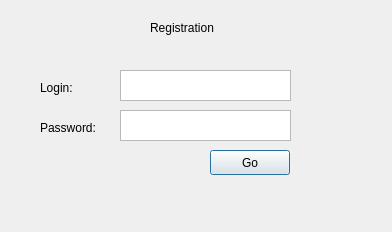
<?xml version="1.0" encoding="UTF-8"?>
<ui version="4.0">
 <class>Dialog</class>
 <widget class="QDialog" name="Dialog">
  <property name="geometry">
   <rect>
    <x>0</x>
    <y>0</y>
    <width>392</width>
    <height>232</height>
   </rect>
  </property>
  <property name="windowTitle">
   <string>Dialog</string>
  </property>
  <widget class="QTextEdit" name="textEdit">
   <property name="geometry">
    <rect>
     <x>120</x>
     <y>70</y>
     <width>171</width>
     <height>31</height>
    </rect>
   </property>
  </widget>
  <widget class="QLabel" name="label">
   <property name="geometry">
    <rect>
     <x>150</x>
     <y>20</y>
     <width>71</width>
     <height>16</height>
    </rect>
   </property>
   <property name="text">
    <string>Registration</string>
   </property>
  </widget>
  <widget class="QLabel" name="label_2">
   <property name="geometry">
    <rect>
     <x>40</x>
     <y>80</y>
     <width>71</width>
     <height>16</height>
    </rect>
   </property>
   <property name="text">
    <string>Login:</string>
   </property>
  </widget>
  <widget class="QTextEdit" name="textEdit_2">
   <property name="geometry">
    <rect>
     <x>120</x>
     <y>110</y>
     <width>171</width>
     <height>31</height>
    </rect>
   </property>
  </widget>
  <widget class="QLabel" name="label_3">
   <property name="geometry">
    <rect>
     <x>40</x>
     <y>120</y>
     <width>71</width>
     <height>16</height>
    </rect>
   </property>
   <property name="text">
    <string>Password:</string>
   </property>
  </widget>
  <widget class="QPushButton" name="pushButton">
   <property name="geometry">
    <rect>
     <x>210</x>
     <y>150</y>
     <width>80</width>
     <height>25</height>
    </rect>
   </property>
   <property name="text">
    <string>Go</string>
   </property>
  </widget>
 </widget>
 <resources/>
 <connections/>
</ui>
